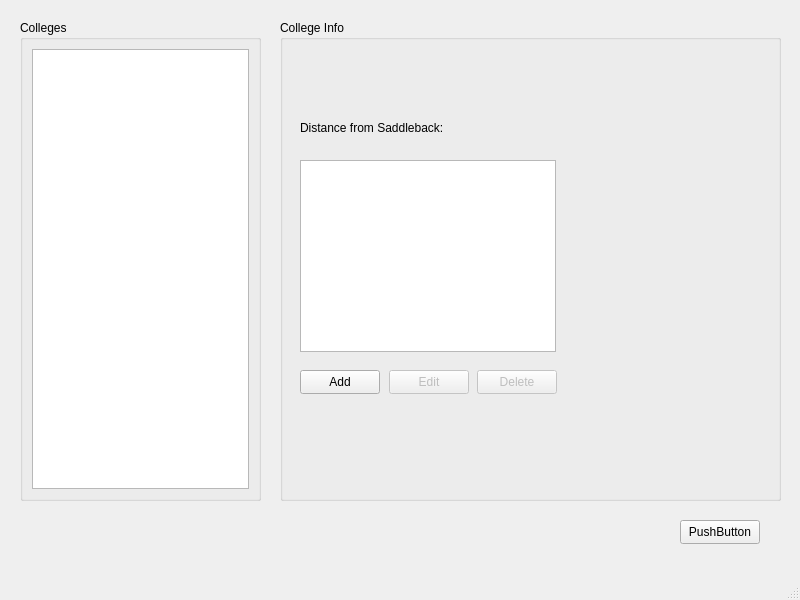
<?xml version="1.0" encoding="UTF-8"?>
<ui version="4.0">
 <class>MainWindow</class>
 <widget class="QMainWindow" name="MainWindow">
  <property name="geometry">
   <rect>
    <x>0</x>
    <y>0</y>
    <width>800</width>
    <height>600</height>
   </rect>
  </property>
  <property name="windowTitle">
   <string>MainWindow</string>
  </property>
  <widget class="QWidget" name="centralwidget">
   <widget class="QPushButton" name="pushButton">
    <property name="geometry">
     <rect>
      <x>680</x>
      <y>520</y>
      <width>80</width>
      <height>24</height>
     </rect>
    </property>
    <property name="text">
     <string>PushButton</string>
    </property>
   </widget>
   <widget class="QGroupBox" name="box_collegeNames">
    <property name="geometry">
     <rect>
      <x>20</x>
      <y>20</y>
      <width>241</width>
      <height>481</height>
     </rect>
    </property>
    <property name="title">
     <string>Colleges</string>
    </property>
    <layout class="QVBoxLayout" name="verticalLayout">
     <item>
      <widget class="QListWidget" name="list_collegeNames"/>
     </item>
    </layout>
   </widget>
   <widget class="QGroupBox" name="box_collegeInfo">
    <property name="geometry">
     <rect>
      <x>280</x>
      <y>20</y>
      <width>501</width>
      <height>481</height>
     </rect>
    </property>
    <property name="title">
     <string>College Info</string>
    </property>
    <widget class="QLabel" name="label_collegeName">
     <property name="geometry">
      <rect>
       <x>20</x>
       <y>40</y>
       <width>171</width>
       <height>16</height>
      </rect>
     </property>
     <property name="text">
      <string/>
     </property>
    </widget>
    <widget class="QLabel" name="label_distanceFromSaddlebackPREFIX">
     <property name="geometry">
      <rect>
       <x>20</x>
       <y>100</y>
       <width>151</width>
       <height>16</height>
      </rect>
     </property>
     <property name="text">
      <string>Distance from Saddleback:</string>
     </property>
    </widget>
    <widget class="QListWidget" name="list_souvenirs">
     <property name="geometry">
      <rect>
       <x>20</x>
       <y>140</y>
       <width>256</width>
       <height>192</height>
      </rect>
     </property>
    </widget>
    <widget class="QLabel" name="label_distanceFromSaddleback">
     <property name="geometry">
      <rect>
       <x>200</x>
       <y>100</y>
       <width>71</width>
       <height>16</height>
      </rect>
     </property>
     <property name="text">
      <string/>
     </property>
    </widget>
    <widget class="QPushButton" name="button_addSouvenir">
     <property name="geometry">
      <rect>
       <x>20</x>
       <y>350</y>
       <width>80</width>
       <height>24</height>
      </rect>
     </property>
     <property name="text">
      <string>Add</string>
     </property>
    </widget>
    <widget class="QPushButton" name="button_editSouvenir">
     <property name="enabled">
      <bool>false</bool>
     </property>
     <property name="geometry">
      <rect>
       <x>109</x>
       <y>350</y>
       <width>80</width>
       <height>24</height>
      </rect>
     </property>
     <property name="text">
      <string>Edit</string>
     </property>
    </widget>
    <widget class="QPushButton" name="button_deleteSouvenir">
     <property name="enabled">
      <bool>false</bool>
     </property>
     <property name="geometry">
      <rect>
       <x>197</x>
       <y>350</y>
       <width>80</width>
       <height>24</height>
      </rect>
     </property>
     <property name="text">
      <string>Delete</string>
     </property>
    </widget>
   </widget>
  </widget>
  <widget class="QMenuBar" name="menubar">
   <property name="geometry">
    <rect>
     <x>0</x>
     <y>0</y>
     <width>800</width>
     <height>21</height>
    </rect>
   </property>
  </widget>
  <widget class="QStatusBar" name="statusbar"/>
 </widget>
 <resources/>
 <connections/>
</ui>
